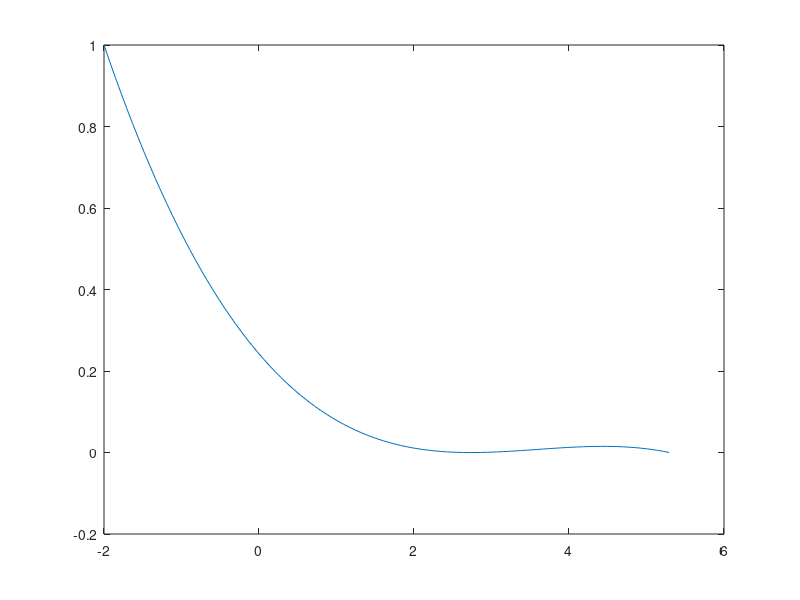

This figure's MATLAB source: (Note: this script raises an error after producing the figure.)
% Суть алгоритма
%
% Заключаетс она в том, что бы на основе линейной комбинации, с коэффициентами 
% данных значений искомой функции, базисных многочленов, которые во
% всех точках кроме выбранной одной равны нулю, а в выбранной равны
% единице, получить значение искомого интерполяционного многочлена Лагранжа.
% 
% Описание алгоритма
%
% Пусть нам заданы n аргументов функции и их значения.
% I-ый многочлен найдем таким образом.
% Нам изместно, что он во всех точках кроме i-ой дает ноль, в таком случае
% его можно записать так:
% (x-x_1)*(x-x_2)*...*(x-x_{i-1})*(x-x_{i+1})*...*(x-x_n).
% Но для того чтобы при x_i он давал значение ноль нам необходимо взять его
% нормаровку по x_i. Тогда мы получим многочлен записывающийся в виде
% дроби:        (x-x_1)*(x-x_2)*...*(x-x_{i-1})*(x-x_{i+1})*...*(x-x_n)
%        L_i = -----------------------------------------------------------------
%               (x_i-x_1)*(x_i-x_2)*...*(x_i-x_{i-1})*(x_i-x_{i+1})*...*(x_i-x_n)
%
% Таким образом нам необходимо найти n базисных многочленов.
% Далее возмем их линейную комбинацию с коэффициентами значений функции.
% y = \sigma_{i=1,n} y_i*L_i - искомый многочлен.
% 
m = 2;
k = 20;
% аппроксимируем вещественные значения
sq_2 = 1.4142; % ~sqrt(2)
sq_7 = 2.6458; % ~sqrt(7)
% Зададим аргументы и их знаения искомой функции.
x_val = [-m, m*sq_2, sq_7, 2*sq_7];
y_val = [1, -k, sq_7, -2*sq_7];


n = length(x_val);

% Зададим функцию получения значений i-го базисного многочлена
L_i = @(x, i) prod(...
    (x - x_val([1:(i-1), (i+1):end])) ./ ...
    (x_val(i) - x_val([1:(i-1), (i+1):end])),...
    2);

x = linspace(min(x_val), max(x_val)).';
y = zeros(size(x));

figure(1);
for i = 1 : n
    y_i = y_val(i) * L_i(x, i);
    y = y + y_i;
    pl = plot(x, y_i); hold on;
    sc = scatter(x_val(i), y_val(i), 60, 'LineWidth', 1, ...
        'MarkerFaceColor', pl.Color, 'MarkerEdgeColor', 'none');
    sc.HandleVisibility = 'off'; % Don't show the scatter points in (future) legend
end
plot(x, y, '--k', 'LineWidth', 1.5);
hold off;
legend('L_1', 'L_2', 'L_3', 'L_4', 'L');
syms x;
for i = 1 : n
    y_i = y_val(i) * L_i(x, i);
    y = y + y_i;
end
% Тут я стараюсь вывести искомый многочлен
% Однако он никак не хочет нормально сокращаться.
% Вот сократился бы, я бы получил что хотел.
assume(y,'real');
y = expand(y);
y = simplifyFraction(y);
display(y);